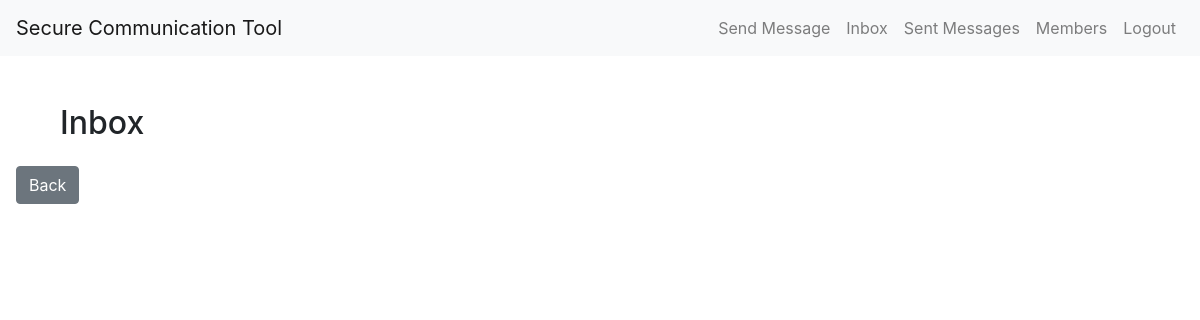
Before: /inbox (signed in) with the older database file.
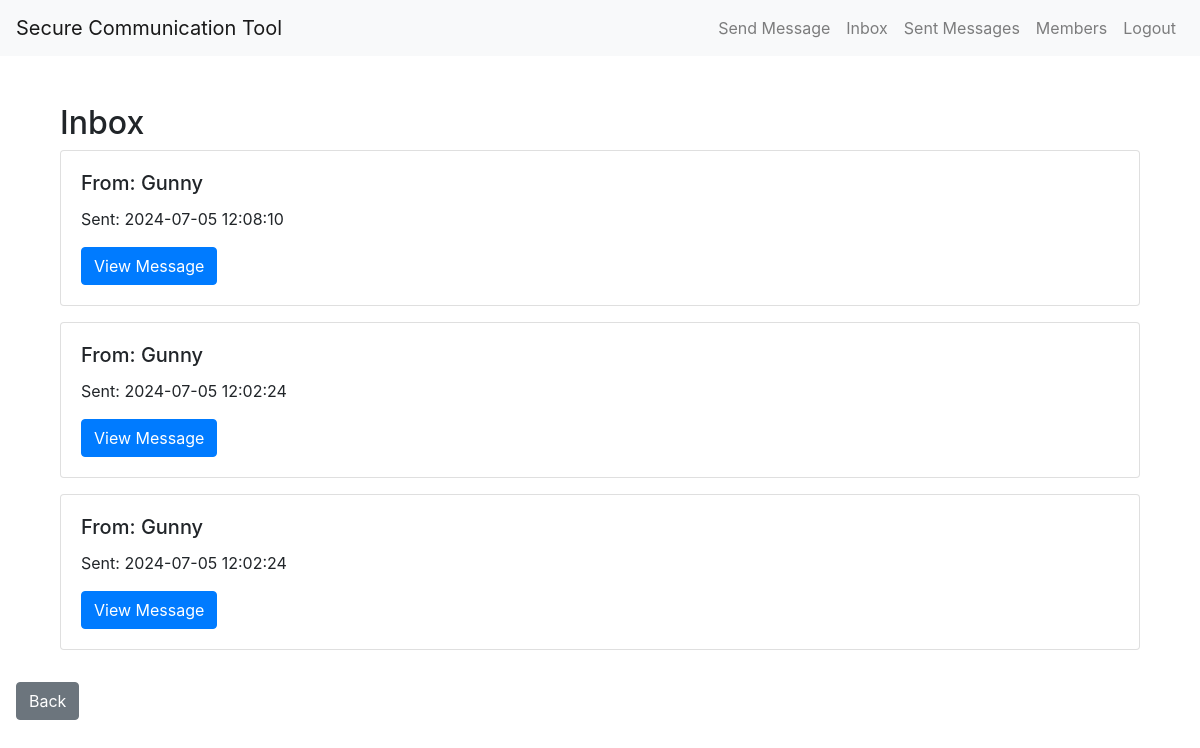
After: the same page with the newer database file.
### models.py (models this page shows)
class Message(db.Model):
    __tablename__ = 'message'
    id = db.Column(db.Integer, primary_key=True)
    content = db.Column(db.Text, nullable=False)
    plaintext_content = db.Column(db.Text)  # Adding plaintext_content field for storing unencrypted message
    timestamp = db.Column(db.DateTime, default=datetime.utcnow)
    sender_id = db.Column(db.Integer, db.ForeignKey('user.id'), nullable=False)
    recipient_id = db.Column(db.Integer, db.ForeignKey('user.id'), nullable=False)
    sender = db.relationship('User', back_populates='sent_messages', foreign_keys=[sender_id])
    recipient = db.relationship('User', back_populates='received_messages', foreign_keys=[recipient_id])

class User(UserMixin, db.Model):
    __tablename__ = 'user'
    id = db.Column(db.Integer, primary_key=True)
    username = db.Column(db.String(150), unique=True, nullable=False)
    password = db.Column(db.String(150), nullable=False)
    public_key = db.Column(db.String(500))  # Adding public_key field for encryption
    private_key = db.Column(db.String(500))  # Adding private_key field for decryption
    sent_messages = db.relationship('Message', back_populates='sender', lazy=True, foreign_keys='Message.sender_id')
    received_messages = db.relationship('Message', back_populates='recipient', lazy=True, foreign_keys='Message.recipient_id')
    contacts = db.relationship(
        'User',
        secondary=contacts,
        primaryjoin='User.id == contacts.c.user_id',
        secondaryjoin='User.id == contacts.c.contact_id',
        backref=db.backref('contacted_by', lazy='dynamic'),
        lazy=True
    )

### app.py (the view)
@app.route('/inbox')
@login_required
def inbox():
    messages = Message.query.filter_by(recipient=current_user).order_by(Message.timestamp.desc()).all()
    return render_template('inbox.html', messages=messages)

### app.py (called while the page is built)
@login_manager.user_loader
def load_user(user_id):
    return User.query.get(int(user_id))

### templates/inbox.html
{% extends "base.html" %}
{% block content %}
<div class="container mt-5">
    <h2>Inbox</h2>
    <div class="message-list">
        {% for message in messages %}
        <div class="message-item card mb-3">
            <div class="card-body">
                <h5 class="card-title">From: {{ message.sender.username }}</h5>
                <p class="card-text">Sent: {{ message.timestamp.strftime('%Y-%m-%d %H:%M:%S') }}</p>
                <a href="{{ url_for('view_message', message_id=message.id) }}" class="btn btn-primary">View Message</a>
            </div>
        </div>
        {% endfor %}
    </div>
</div>
{% endblock %}

### templates/base.html (shortened to what this page needs)
<!DOCTYPE html>
<html lang="en">
<head>
    <link rel="stylesheet" href="https://stackpath.bootstrapcdn.com/bootstrap/4.5.2/css/bootstrap.min.css">
</head>
<body>
    <nav class="navbar navbar-expand-lg navbar-light bg-light">
        <a class="navbar-brand" href="{{ url_for('index') }}">Secure Communication Tool</a>
        <div class="collapse navbar-collapse" id="navbarSupportedContent">
            <ul class="navbar-nav ml-auto">
                {% if current_user.is_authenticated %}
                <li class="nav-item">
                    <a class="nav-link" href="{{ url_for('send_message') }}">Send Message</a>
                </li>
                <li class="nav-item">
                    <a class="nav-link" href="{{ url_for('inbox') }}">Inbox</a>
                </li>
                <li class="nav-item">
                    <a class="nav-link" href="{{ url_for('sent_messages') }}">Sent Messages</a>
                </li>
                <li class="nav-item">
                    <a class="nav-link" href="{{ url_for('members') }}">Members</a>
                </li>
                <li class="nav-item">
                    <a class="nav-link" href="{{ url_for('logout') }}">Logout</a>
                </li>
                {% endif %}
            </ul>
        </div>
    </nav>
    <div class="container mt-3">
        {% block content %}{% endblock %}
    </div>
    <button onclick="goBack()" class="btn btn-secondary mt-3 ml-3">Back</button>
</body>
</html>

Changed rows visible on the page:
added Message: sender.username "Gunny", timestamp "2024-07-05 12:08:10"
added Message: sender.username "Gunny", timestamp "2024-07-05 12:02:24"
added Message: sender.username "Gunny", timestamp "2024-07-05 12:02:24"
